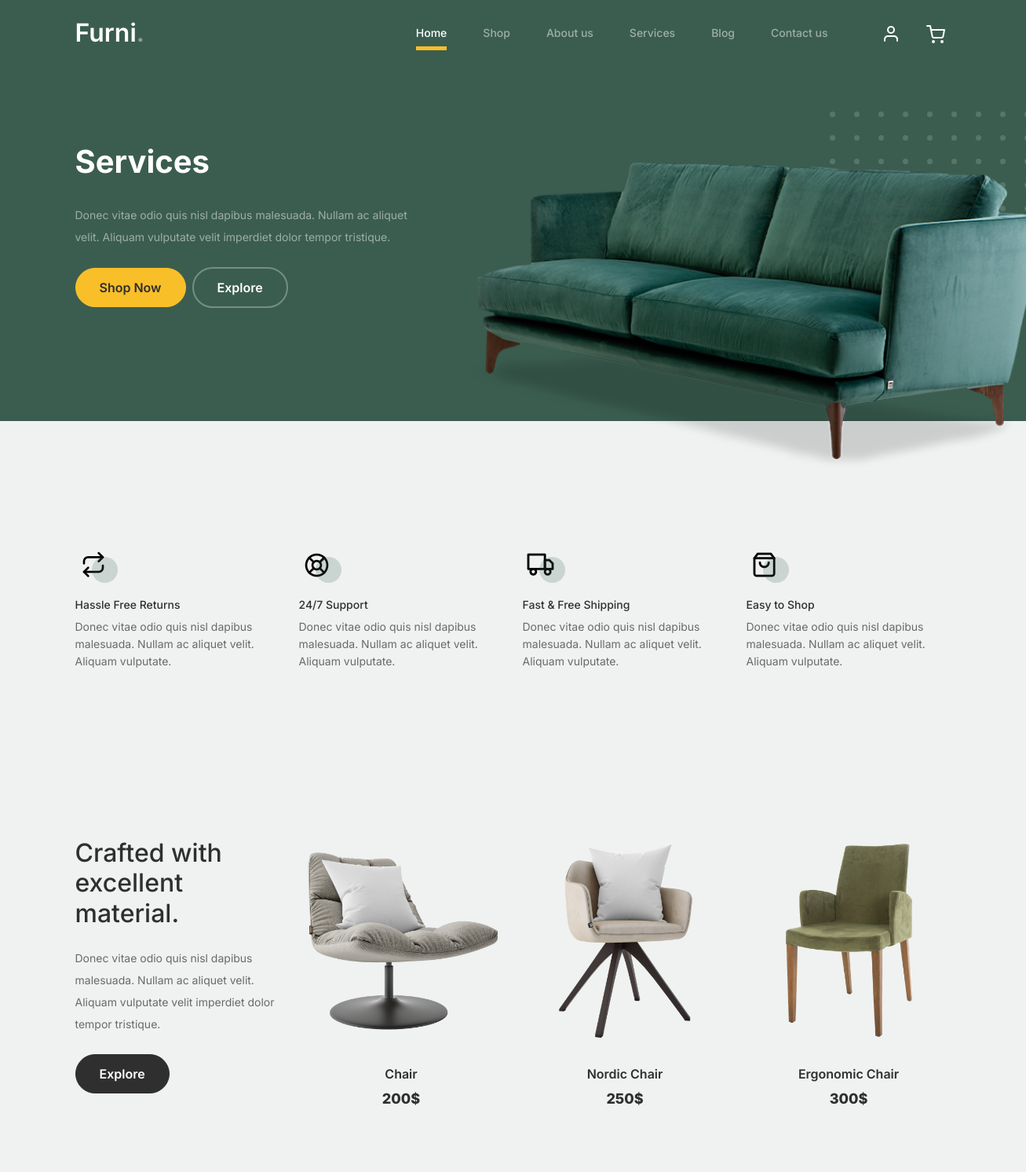
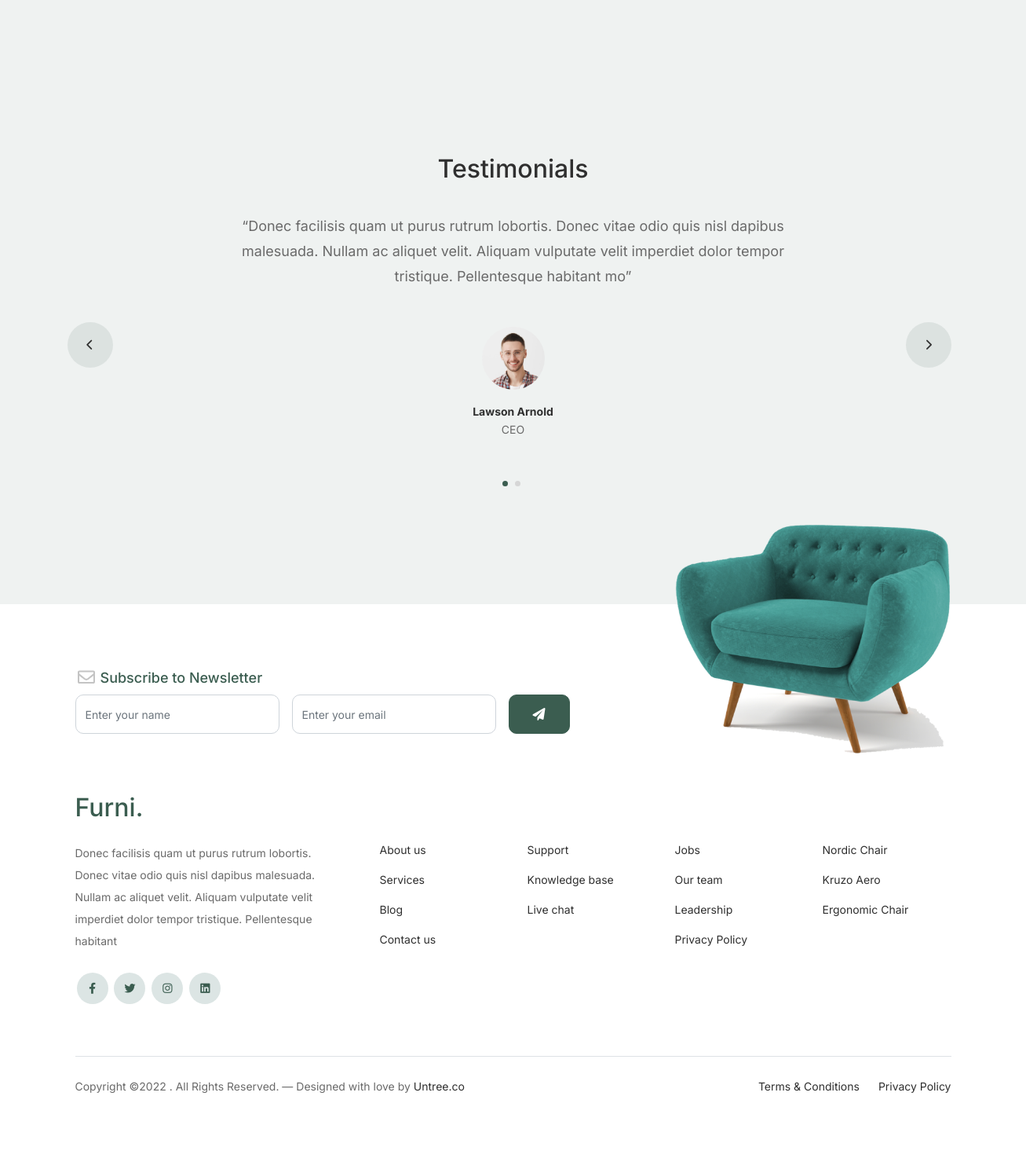
Page /services/ on the committed database (2 pictures, top to bottom).
### shop/models.py (models this page shows, shortened)
class Services(models.Model):
    image = models.ImageField(upload_to='photos/services')
    title = models.CharField(max_length=100)
    description = models.TextField(max_length=160)
    class Meta:
        verbose_name = 'Service'
        verbose_name_plural = 'Services'

class Furniture(models.Model):
    image = models.ImageField(upload_to='photos/furniture')
    name = models.CharField(max_length=100)
    price = models.IntegerField()
    short_desc = models.CharField(max_length=200)
    class Meta:
        verbose_name = 'Furniture Item'
        verbose_name_plural = 'Furniture'

class Testimonial(models.Model):
    author = models.ForeignKey('Team', on_delete=models.CASCADE)
    image = models.ImageField(upload_to='photos/testimonials')
    body = models.TextField(max_length=200)
    class Meta:
        verbose_name = 'Testimonial'
        verbose_name_plural = 'Testimonials'

class Team(models.Model):
    image = models.ImageField(upload_to='photos/team')
    name = models.CharField(max_length=100)
    position = models.CharField(max_length=100)
    description = models.TextField(max_length=160)
    class Meta:
        verbose_name = 'Employee'
        verbose_name_plural = 'Team'

### shop/views.py (the view)
# urls.py: path('services/', ServicePage.as_view(), name='services'),
class ServicePage(TemplateView):
    template_name = 'shop/services.html'
    def get_context_data(self, **kwargs):
        context = super().get_context_data(**kwargs)
        context['title'] = 'Services'
        context['services'] = Services.objects.all()
        context['testimonials'] = Testimonial.objects.all()
        context['popular_furniture'] = Furniture.objects.order_by('?')[:3]
        return context

### shop/templates/shop/services.html (shortened to what this page needs)
{% extends 'base.html' %}
{% load static %}
{% block hero %}
    <div class="hero">
        <div class="container">
            <div class="row justify-content-between">
                <div class="col-lg-5">
                    <div class="intro-excerpt">
                        <h1>Services</h1>
                        <p class="mb-4">Donec vitae odio quis nisl dapibus malesuada. Nullam ac aliquet velit. Aliquam
                            vulputate velit imperdiet dolor tempor tristique.</p>
                        <p><a href="" class="btn btn-secondary me-2">Shop Now</a><a href="{% url 'shop' %}"
                                                                                    class="btn btn-white-outline">Explore</a>
                        </p>
                    </div>
                </div>
                <div class="col-lg-7">
                    <div class="hero-img-wrap">
                        <img src="{% static 'images/couch.png' %}" class="img-fluid">
                    </div>
                </div>
            </div>
        </div>
    </div>
{% endblock %}
{% block content %}
    <div class="why-choose-section">
        <div class="container">
            <div class="row my-5">
                {% for service in services %}
                    <div class="col-6 col-md-6 col-lg-3 mb-4">
                        <div class="feature">
                            <div class="icon">
                                <img src="{{ service.image.url }}" alt="Image" class="imf-fluid">
                            </div>
                            <h3>{{ service.title }}</h3>
                            <p>{{ service.description }}</p>
                        </div>
                    </div>
                {% endfor %}
            </div>
        </div>
    </div>
    <div class="product-section pt-0">
        <div class="container">
            <div class="row">
                <div class="col-md-12 col-lg-3 mb-5 mb-lg-0">
                    <h2 class="mb-4 section-title">Crafted with excellent material.</h2>
                    <p class="mb-4">Donec vitae odio quis nisl dapibus malesuada. Nullam ac aliquet velit. Aliquam
                        vulputate
                        velit imperdiet dolor tempor tristique. </p>
                    <p><a href="{% url 'shop' %}" class="btn">Explore</a></p>
                </div>
                {% for popular_item in popular_furniture %}
                    <div class="col-12 col-md-4 col-lg-3 mb-5 mb-md-0">
                        <a class="product-item" href="{% url 'shop' %}">
                            <img src="{{ popular_item.image.url }}" class="img-fluid product-thumbnail">
                            <h3 class="product-title">{{ popular_item.name }}</h3>
                            <strong class="product-price">{{ popular_item.price }}$</strong>
                        </a>
                    </div>
                {% endfor %}
            </div>
        </div>
    </div>
    <div class="testimonial-section before-footer-section">
        <div class="container">
            <div class="row">
                <div class="col-lg-7 mx-auto text-center">
                    <h2 class="section-title">Testimonials</h2>
                </div>
            </div>
            <div class="row justify-content-center">
                <div class="col-lg-12">
                    <div class="testimonial-slider-wrap text-center">
                        <div id="testimonial-nav">
                            <span class="prev" data-controls="prev"><span class="fa fa-chevron-left"></span></span>
                            <span class="next" data-controls="next"><span class="fa fa-chevron-right"></span></span>
                        </div>
                        <div class="testimonial-slider">
                            {% for testimonial in testimonials %}
                                <div class="item">
                                    <div class="row justify-content-center">
                                        <div class="col-lg-8 mx-auto">
                                            <div class="testimonial-block text-center">
                                                <blockquote class="mb-5">
                                                    <p>&ldquo;{{ testimonial.body }}&rdquo;</p>
                                                </blockquote>
                                                <div class="author-info">
                                                    <div class="author-pic">
                                                        <img src="{{ testimonial.image.url }}"
                                                             alt="{{ testimonial.author.name }}"
                                                             class="img-fluid">
                                                    </div>
                                                    <h3 class="font-weight-bold">{{ testimonial.author.name }}</h3>
                                                    <span class="position d-block mb-3">{{ testimonial.author.position }}</span>
                                                </div>
                                            </div>
                                        </div>
                                    </div>
                                </div>
                            {% endfor %}
                        </div>
                    </div>
                </div>
            </div>
        </div>
    </div>
{% endblock %}

### templates/base.html (shortened to what this page needs)
{% load static %}
<!doctype html>
<html lang="en">
<head>
    <link href="{% static 'css/bootstrap.min.css' %}" rel="stylesheet">
    <link href="https://cdnjs.cloudflare.com/ajax/libs/font-awesome/6.0.0-beta3/css/all.min.css" rel="stylesheet">
    <link href="{% static 'css/tiny-slider.css' %}" rel="stylesheet">
    <link href="{% static 'css/style.css' %}" rel="stylesheet">
</head>
<body>
{% include '_inc/_header.html' %}
{% block hero %}{% include '_inc/_hero.html' %}{% endblock %}
{% block content %}{% endblock %}
{% include '_inc/_footer.html' %}
</body>
</html>

### templates/_inc/_header.html (shortened to what this page needs)
{% load static %}
<nav class="custom-navbar navbar navbar navbar-expand-md navbar-dark bg-dark" arial-label="Furni navigation bar">
    <div class="container">
        <a class="navbar-brand" href="{% url 'home' %}">Furni<span>.</span></a>
        <div class="collapse navbar-collapse" id="navbarsFurni">
            <ul class="custom-navbar-nav navbar-nav ms-auto mb-2 mb-md-0">
                <li class="nav-item active">
                    <a class="nav-link" href="{% url 'home' %}">Home</a>
                </li>
                <li><a class="nav-link" href="{% url 'shop' %}">Shop</a></li>
                <li><a class="nav-link" href="{% url 'about' %}">About us</a></li>
                <li><a class="nav-link" href="{% url 'services' %}">Services</a></li>
                <li><a class="nav-link" href="{% url 'blog' %}">Blog</a></li>
                <li><a class="nav-link" href="{% url 'contact' %}">Contact us</a></li>
            </ul>
            <ul class="custom-navbar-cta navbar-nav mb-2 mb-md-0 ms-5">
                <li><a class="nav-link" href="#"><img src="{% static 'images/user.svg'%}"></a></li>
                <li><a class="nav-link" href="cart.html"><img src="{% static 'images/cart.svg'%}"></a></li>
            </ul>
        </div>
    </div>
</nav>

### templates/_inc/_footer.html
{% load static %}
<footer class="footer-section">
    <div class="container relative">
        <div class="sofa-img">
            <img src="{% static 'images/sofa.png' %}" alt="Image" class="img-fluid">
        </div>
        <div class="row">
            <div class="col-lg-8">
                <div class="subscription-form">
                    <h3 class="d-flex align-items-center"><span class="me-1"><img src="{% static 'images/envelope-outline.svg' %}"
                                                                                  alt="Image"
                                                                                  class="img-fluid"></span><span>Subscribe to Newsletter</span>
                    </h3>
                    <form action="#" class="row g-3">
                        <div class="col-auto">
                            <input type="text" class="form-control" placeholder="Enter your name">
                        </div>
                        <div class="col-auto">
                            <input type="email" class="form-control" placeholder="Enter your email">
                        </div>
                        <div class="col-auto">
                            <button class="btn btn-primary">
                                <span class="fa fa-paper-plane"></span>
                            </button>
                        </div>
                    </form>
                </div>
            </div>
        </div>
        <div class="row g-5 mb-5">
            <div class="col-lg-4">
                <div class="mb-4 footer-logo-wrap"><a href="#" class="footer-logo">Furni<span>.</span></a></div>
                <p class="mb-4">Donec facilisis quam ut purus rutrum lobortis. Donec vitae odio quis nisl dapibus
                    malesuada. Nullam ac aliquet velit. Aliquam vulputate velit imperdiet dolor tempor tristique.
                    Pellentesque habitant</p>
                <ul class="list-unstyled custom-social">
                    <li><a href="#"><span class="fa fa-brands fa-facebook-f"></span></a></li>
                    <li><a href="#"><span class="fa fa-brands fa-twitter"></span></a></li>
                    <li><a href="#"><span class="fa fa-brands fa-instagram"></span></a></li>
                    <li><a href="#"><span class="fa fa-brands fa-linkedin"></span></a></li>
                </ul>
            </div>
            <div class="col-lg-8">
                <div class="row links-wrap">
                    <div class="col-6 col-sm-6 col-md-3">
                        <ul class="list-unstyled">
                            <li><a href="{% url 'about' %}">About us</a></li>
                            <li><a href="{% url 'services' %}">Services</a></li>
                            <li><a href="{% url 'blog' %}">Blog</a></li>
                            <li><a href="{% url 'contact' %}">Contact us</a></li>
                        </ul>
                    </div>
                    <div class="col-6 col-sm-6 col-md-3">
                        <ul class="list-unstyled">
                            <li><a href="#">Support</a></li>
                            <li><a href="#">Knowledge base</a></li>
                            <li><a href="#">Live chat</a></li>
                        </ul>
                    </div>
                    <div class="col-6 col-sm-6 col-md-3">
                        <ul class="list-unstyled">
                            <li><a href="#">Jobs</a></li>
                            <li><a href="{% url 'about' %}">Our team</a></li>
                            <li><a href="#">Leadership</a></li>
                            <li><a href="#">Privacy Policy</a></li>
                        </ul>
                    </div>
                    <div class="col-6 col-sm-6 col-md-3">
                        <ul class="list-unstyled">
                            <li><a href="{% url 'shop' %}">Nordic Chair</a></li>
                            <li><a href="{% url 'shop' %}">Kruzo Aero</a></li>
                            <li><a href="{% url 'shop' %}">Ergonomic Chair</a></li>
                        </ul>
                    </div>
                </div>
            </div>
        </div>
        <div class="border-top copyright">
            <div class="row pt-4">
                <div class="col-lg-6">
                    <p class="mb-2 text-center text-lg-start">Copyright &copy;<script>document.write(new Date().getFullYear());</script>
                        . All Rights Reserved. &mdash; Designed with love by <a href="https://untree.co">Untree.co</a>
                    </p>
                </div>
                <div class="col-lg-6 text-center text-lg-end">
                    <ul class="list-unstyled d-inline-flex ms-auto">
                        <li class="me-4"><a href="#">Terms &amp; Conditions</a></li>
                        <li><a href="#">Privacy Policy</a></li>
                    </ul>
                </div>
            </div>
        </div>
    </div>
</footer>

### furni/static/css/tiny-slider.css (style rules this page uses)
.tns-slider { -webkit-transition:all 0s;-moz-transition:all 0s;transition:all 0s }
.tns-slider>.tns-item { -webkit-box-sizing:border-box;-moz-box-sizing:border-box;box-sizing:border-box }
.tns-horizontal.tns-subpixel { white-space:nowrap }
.tns-horizontal.tns-subpixel>.tns-item { display:inline-block;vertical-align:top;white-space:normal }

### rows in the picture
Services: image (picture), title "Hassle Free Returns", description "Donec vitae odio quis nisl dapibus malesuada. Nullam ac aliquet velit. Aliquam vulputate."
Services: image (picture), title "24/7 Support", description "Donec vitae odio quis nisl dapibus malesuada. Nullam ac aliquet velit. Aliquam vulputate."
Services: image (picture), title "Fast & Free Shipping", description "Donec vitae odio quis nisl dapibus malesuada. Nullam ac aliquet velit. Aliquam vulputate."
Services: image (picture), title "Easy to Shop", description "Donec vitae odio quis nisl dapibus malesuada. Nullam ac aliquet velit. Aliquam vulputate."
Furniture: image (picture), name "Chair", price "200"
Furniture: image (picture), name "Nordic Chair", price "250"
Furniture: image (picture), name "Ergonomic Chair", price "300"
Testimonial: body "Donec facilisis quam ut purus rutrum lobortis. Donec vitae odio quis nisl dapibus malesuada. Nullam ac aliquet velit. Aliquam vulputate velit imperdiet dolor tempor tristique. Pellentesque habitant mo", image (picture), author.name "Lawson Arnold", author.position "CEO"
